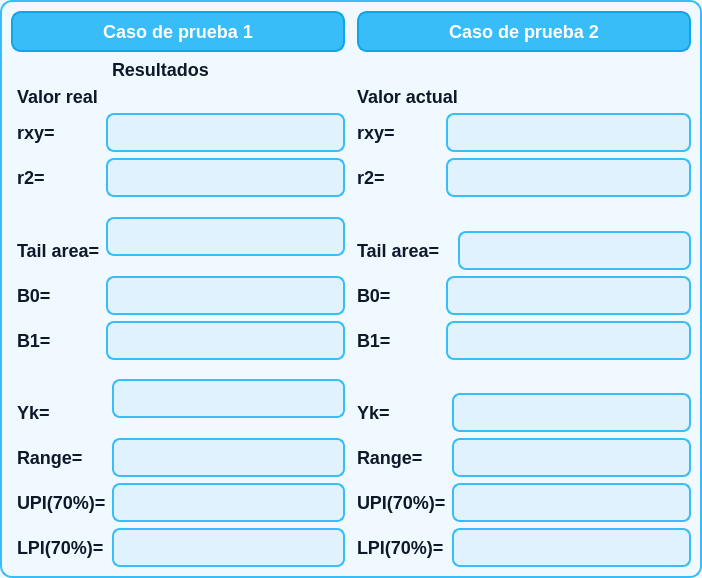
<?xml version="1.0" encoding="UTF-8"?>
<ui version="4.0">
 <class>Dialog</class>
 <widget class="QDialog" name="Dialog">
  <property name="geometry">
   <rect>
    <x>0</x>
    <y>0</y>
    <width>702</width>
    <height>578</height>
   </rect>
  </property>
  <property name="windowTitle">
   <string>Dialog</string>
  </property>
  <property name="styleSheet">
   <string notr="true">/* ===============================
   FUENTE GLOBAL
   =============================== */
* {
    font-family: &quot;Segoe UI&quot;, &quot;Helvetica Neue&quot;, Arial, sans-serif;
    font-size: 18px;
    color: #1e293b;
}

/* ===============================
   QDialog
   =============================== */
QDialog {
    background-color: #f0f9ff;
    border: 2px solid #38bdf8;
    border-radius: 12px;
}

/* ===============================
   QLabel
   =============================== */
QLabel {
    color: #0f172a;
    background: transparent;
    font-weight: 500;
}

/* Títulos */
QLabel#labelResultados {
    font-size: 24px;
    font-weight: 700;
    color: #0284c7;
}

/* ===============================
   QLineEdit
   =============================== */
QLineEdit {
    background-color: #e0f2fe;
    border: 2px solid #38bdf8;
    border-radius: 8px;
    padding: 6px 10px;

    color: #0c4a6e;
    font-weight: 600;
    selection-background-color: #7dd3fc;
}

/* Focus */
QLineEdit:focus {
    background-color: #ffffff;
    border: 2px solid #0ea5e9;
}

/* Disabled */
QLineEdit:disabled {
    background-color: #e0f2fe;
    border: 2px solid #bae6fd;
    color: #64748b;
}

/* ===============================
   QPushButton
   =============================== */
QPushButton {
    background-color: #38bdf8;
    border: 2px solid #0ea5e9;
    border-radius: 10px;
    padding: 8px 18px;

    color: #ffffff;
    font-weight: 700;
}

/* Hover */
QPushButton:hover {
    background-color: #7dd3fc;
    border: 2px solid #0284c7;
}

/* Pressed */
QPushButton:pressed {
    background-color: #0284c7;
    border: 2px solid #075985;
    color: #ffffff;
}

/* Disabled */
QPushButton:disabled {
    background-color: #bae6fd;
    border: 2px solid #e0f2fe;
    color: #94a3b8;
}</string>
  </property>
  <layout class="QGridLayout" name="gridLayout">
   <item row="3" column="5">
    <widget class="QLabel" name="label_9">
     <property name="text">
      <string>rxy=</string>
     </property>
    </widget>
   </item>
   <item row="5" column="5">
    <widget class="QLabel" name="label_10">
     <property name="text">
      <string>r2=</string>
     </property>
    </widget>
   </item>
   <item row="3" column="1">
    <widget class="QLabel" name="label_3">
     <property name="text">
      <string>rxy=</string>
     </property>
    </widget>
   </item>
   <item row="5" column="1">
    <widget class="QLabel" name="label_4">
     <property name="text">
      <string>r2=</string>
     </property>
    </widget>
   </item>
   <item row="9" column="1">
    <widget class="QLabel" name="label_6">
     <property name="text">
      <string>B0=</string>
     </property>
    </widget>
   </item>
   <item row="8" column="1">
    <widget class="QLabel" name="label_5">
     <property name="text">
      <string>Tail area=</string>
     </property>
    </widget>
   </item>
   <item row="11" column="1">
    <widget class="QLabel" name="label_7">
     <property name="text">
      <string>B1=</string>
     </property>
    </widget>
   </item>
   <item row="8" column="5">
    <widget class="QLabel" name="label_11">
     <property name="text">
      <string>Tail area=</string>
     </property>
    </widget>
   </item>
   <item row="1" column="3" colspan="6">
    <widget class="QLabel" name="label">
     <property name="text">
      <string>Resultados</string>
     </property>
    </widget>
   </item>
   <item row="16" column="5" colspan="2">
    <widget class="QLabel" name="label_20">
     <property name="text">
      <string>UPI(70%)=</string>
     </property>
    </widget>
   </item>
   <item row="16" column="7" colspan="2">
    <widget class="QLineEdit" name="lineEdit_17"/>
   </item>
   <item row="17" column="1" colspan="2">
    <widget class="QLabel" name="label_17">
     <property name="text">
      <string>LPI(70%)=</string>
     </property>
    </widget>
   </item>
   <item row="17" column="3">
    <widget class="QLineEdit" name="lineEdit_14"/>
   </item>
   <item row="17" column="7" colspan="2">
    <widget class="QLineEdit" name="lineEdit_18"/>
   </item>
   <item row="17" column="5" colspan="2">
    <widget class="QLabel" name="label_21">
     <property name="text">
      <string>LPI(70%)=</string>
     </property>
    </widget>
   </item>
   <item row="15" column="3">
    <widget class="QLineEdit" name="lineEdit_12"/>
   </item>
   <item row="15" column="5" colspan="2">
    <widget class="QLabel" name="label_19">
     <property name="text">
      <string>Range=</string>
     </property>
    </widget>
   </item>
   <item row="9" column="6" colspan="3">
    <widget class="QLineEdit" name="lineEdit_4"/>
   </item>
   <item row="11" column="2" colspan="2">
    <widget class="QLineEdit" name="lineEdit_10"/>
   </item>
   <item row="11" column="6" colspan="3">
    <widget class="QLineEdit" name="lineEdit_5"/>
   </item>
   <item row="15" column="1" colspan="2">
    <widget class="QLabel" name="label_15">
     <property name="text">
      <string>Range=</string>
     </property>
    </widget>
   </item>
   <item row="15" column="7" colspan="2">
    <widget class="QLineEdit" name="lineEdit_16"/>
   </item>
   <item row="16" column="1" colspan="2">
    <widget class="QLabel" name="label_16">
     <property name="text">
      <string>UPI(70%)=</string>
     </property>
    </widget>
   </item>
   <item row="9" column="2" colspan="2">
    <widget class="QLineEdit" name="lineEdit_9"/>
   </item>
   <item row="14" column="5" colspan="2">
    <widget class="QLabel" name="label_18">
     <property name="text">
      <string>Yk=</string>
     </property>
    </widget>
   </item>
   <item row="16" column="3">
    <widget class="QLineEdit" name="lineEdit_13"/>
   </item>
   <item row="8" column="8">
    <widget class="QLineEdit" name="lineEdit_3"/>
   </item>
   <item row="2" column="1" colspan="3">
    <widget class="QLabel" name="label_2">
     <property name="text">
      <string>Valor real</string>
     </property>
    </widget>
   </item>
   <item row="5" column="6" colspan="3">
    <widget class="QLineEdit" name="lineEdit_2"/>
   </item>
   <item row="7" column="2" rowspan="2" colspan="2">
    <widget class="QLineEdit" name="lineEdit_8"/>
   </item>
   <item row="3" column="2" colspan="2">
    <widget class="QLineEdit" name="lineEdit_6">
     <property name="sizeIncrement">
      <size>
       <width>3</width>
       <height>2</height>
      </size>
     </property>
    </widget>
   </item>
   <item row="3" column="6" colspan="3">
    <widget class="QLineEdit" name="lineEdit"/>
   </item>
   <item row="5" column="2" colspan="2">
    <widget class="QLineEdit" name="lineEdit_7"/>
   </item>
   <item row="2" column="5" colspan="4">
    <widget class="QLabel" name="label_8">
     <property name="text">
      <string>Valor actual</string>
     </property>
    </widget>
   </item>
   <item row="0" column="0" colspan="4">
    <widget class="QPushButton" name="boton_sumar">
     <property name="text">
      <string>Caso de prueba 1</string>
     </property>
    </widget>
   </item>
   <item row="0" column="5" colspan="4">
    <widget class="QPushButton" name="boton_sumar_2">
     <property name="text">
      <string>Caso de prueba 2</string>
     </property>
    </widget>
   </item>
   <item row="13" column="3" rowspan="2">
    <widget class="QLineEdit" name="lineEdit_11"/>
   </item>
   <item row="14" column="7" colspan="2">
    <widget class="QLineEdit" name="lineEdit_15"/>
   </item>
   <item row="14" column="1">
    <widget class="QLabel" name="label_13">
     <property name="text">
      <string>Yk=</string>
     </property>
    </widget>
   </item>
   <item row="9" column="5">
    <widget class="QLabel" name="label_14">
     <property name="text">
      <string>B0=</string>
     </property>
    </widget>
   </item>
   <item row="11" column="5">
    <widget class="QLabel" name="label_12">
     <property name="text">
      <string>B1=</string>
     </property>
    </widget>
   </item>
  </layout>
 </widget>
 <resources/>
 <connections/>
</ui>
